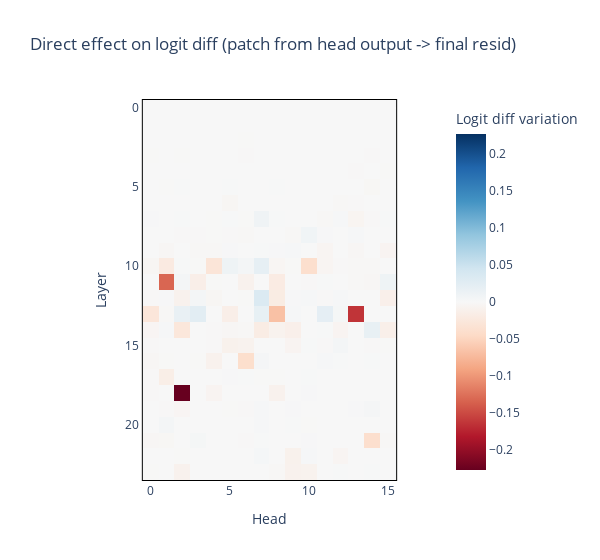

The notebook cell this image was saved under:
### Code cell
imshow_p(
    results['z'],
    title="Direct effect on logit diff (patch from head output -> final resid)",
    labels={"x": "Head", "y": "Layer", "color": "Logit diff variation"},
    border=True,
    width=600,
    margin={"r": 100, "l": 100}
)

### Figure 1 — Plotly figure (JSON) as saved in the notebook; plotly's stock layout.template omitted (floating-point values rounded to 4 significant figures; data arrays with more than 128 entries replaced by an {"elided": "..."} marker saying what was removed)
{"data": [{"coloraxis": "coloraxis", "hovertemplate": "Head: %{x}<br>Layer: %{y}<br>Logit diff variation: %{z}<extra></extra>", "name": "0", "type": "heatmap", "xaxis": "x", "yaxis": "y", "z": {"elided": "24x16 float values"}}], "layout": {"coloraxis": {"cmid": 0, "colorbar": {"title": {"text": "Logit diff variation"}}, "colorscale": [[0, "rgb(103,0,31)"], [0.1, "rgb(178,24,43)"], [0.2, "rgb(214,96,77)"], [0.3, "rgb(244,165,130)"], [0.4, "rgb(253,219,199)"], [0.5, "rgb(247,247,247)"], [0.6, "rgb(209,229,240)"], [0.7, "rgb(146,197,222)"], [0.8, "rgb(67,147,195)"], [0.9, "rgb(33,102,172)"], [1, "rgb(5,48,97)"]]}, "margin": {"l": 100, "r": 100}, "title": {"text": "Direct effect on logit diff (patch from head output -> final resid)"}, "width": 600, "xaxis": {"anchor": "y", "constrain": "domain", "domain": [0, 1], "linecolor": "black", "linewidth": 1, "mirror": true, "scaleanchor": "y", "showline": true, "title": {"text": "Head"}}, "yaxis": {"anchor": "x", "autorange": "reversed", "constrain": "domain", "domain": [0, 1], "linecolor": "black", "linewidth": 1, "mirror": true, "showline": true, "title": {"text": "Layer"}}}}
